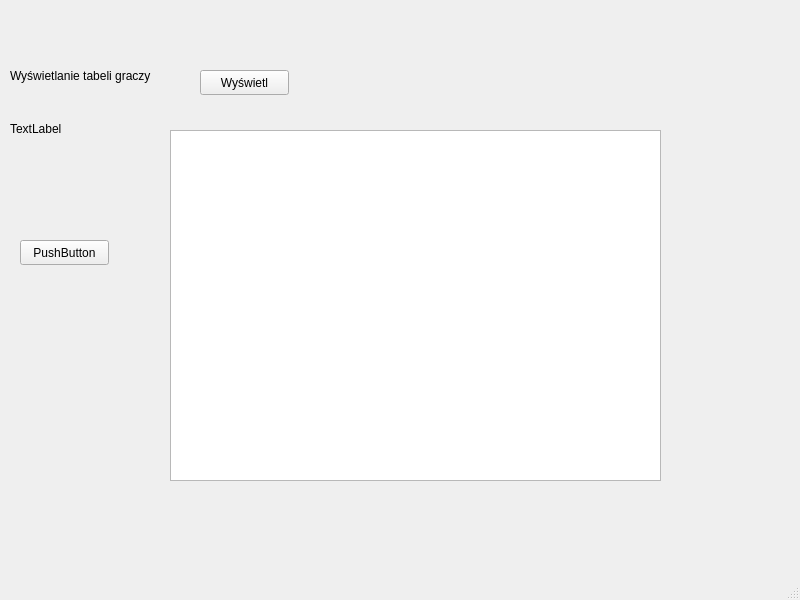
<?xml version="1.0" encoding="UTF-8"?>
<ui version="4.0">
 <class>MainWindow</class>
 <widget class="QMainWindow" name="MainWindow">
  <property name="geometry">
   <rect>
    <x>0</x>
    <y>0</y>
    <width>800</width>
    <height>600</height>
   </rect>
  </property>
  <property name="windowTitle">
   <string>MainWindow</string>
  </property>
  <widget class="QWidget" name="centralwidget">
   <widget class="QLabel" name="label">
    <property name="geometry">
     <rect>
      <x>10</x>
      <y>60</y>
      <width>191</width>
      <height>31</height>
     </rect>
    </property>
    <property name="text">
     <string>Wyświetlanie tabeli graczy</string>
    </property>
   </widget>
   <widget class="QPushButton" name="upushButton">
    <property name="geometry">
     <rect>
      <x>200</x>
      <y>70</y>
      <width>89</width>
      <height>25</height>
     </rect>
    </property>
    <property name="text">
     <string>Wyświetl</string>
    </property>
   </widget>
   <widget class="QPushButton" name="upushButton_2">
    <property name="geometry">
     <rect>
      <x>20</x>
      <y>240</y>
      <width>89</width>
      <height>25</height>
     </rect>
    </property>
    <property name="text">
     <string>PushButton</string>
    </property>
   </widget>
   <widget class="QLabel" name="label_2">
    <property name="geometry">
     <rect>
      <x>10</x>
      <y>120</y>
      <width>67</width>
      <height>17</height>
     </rect>
    </property>
    <property name="text">
     <string>TextLabel</string>
    </property>
   </widget>
   <widget class="QTextBrowser" name="textBrowser">
    <property name="geometry">
     <rect>
      <x>170</x>
      <y>130</y>
      <width>491</width>
      <height>351</height>
     </rect>
    </property>
   </widget>
  </widget>
  <widget class="QMenuBar" name="menubar">
   <property name="geometry">
    <rect>
     <x>0</x>
     <y>0</y>
     <width>800</width>
     <height>22</height>
    </rect>
   </property>
  </widget>
  <widget class="QStatusBar" name="statusbar"/>
 </widget>
 <resources/>
 <connections/>
</ui>
